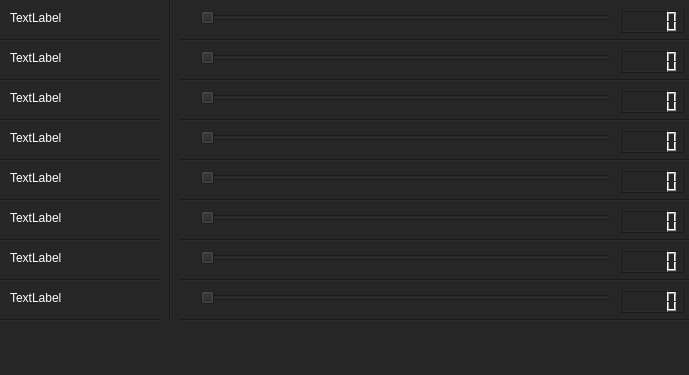
<?xml version="1.0" encoding="UTF-8"?>
<ui version="4.0">
 <class>MainWindow</class>
 <widget class="QMainWindow" name="MainWindow">
  <property name="geometry">
   <rect>
    <x>0</x>
    <y>0</y>
    <width>689</width>
    <height>375</height>
   </rect>
  </property>
  <property name="windowTitle">
   <string>MainWindow</string>
  </property>
  <property name="styleSheet">
   <string notr="true">background-color: rgb(38, 38, 38);
color: rgb(175, 175, 175);</string>
  </property>
  <widget class="QWidget" name="centralwidget">
   <property name="autoFillBackground">
    <bool>false</bool>
   </property>
   <property name="styleSheet">
    <string notr="true">background-color: rgb(38, 38, 38);</string>
   </property>
   <widget class="QLabel" name="AppName3">
    <property name="geometry">
     <rect>
      <x>10</x>
      <y>130</y>
      <width>151</width>
      <height>16</height>
     </rect>
    </property>
    <property name="layoutDirection">
     <enum>Qt::LeftToRight</enum>
    </property>
    <property name="styleSheet">
     <string notr="true">color: rgb(255, 255, 255);</string>
    </property>
    <property name="text">
     <string>TextLabel</string>
    </property>
   </widget>
   <widget class="Line" name="line_5">
    <property name="geometry">
     <rect>
      <x>-10</x>
      <y>150</y>
      <width>831</width>
      <height>20</height>
     </rect>
    </property>
    <property name="orientation">
     <enum>Qt::Horizontal</enum>
    </property>
   </widget>
   <widget class="QLabel" name="AppName4">
    <property name="geometry">
     <rect>
      <x>10</x>
      <y>170</y>
      <width>151</width>
      <height>16</height>
     </rect>
    </property>
    <property name="layoutDirection">
     <enum>Qt::LeftToRight</enum>
    </property>
    <property name="styleSheet">
     <string notr="true">color: rgb(255, 255, 255);</string>
    </property>
    <property name="text">
     <string>TextLabel</string>
    </property>
   </widget>
   <widget class="Line" name="line_3">
    <property name="geometry">
     <rect>
      <x>-10</x>
      <y>70</y>
      <width>831</width>
      <height>20</height>
     </rect>
    </property>
    <property name="orientation">
     <enum>Qt::Horizontal</enum>
    </property>
   </widget>
   <widget class="QLabel" name="AppName6">
    <property name="geometry">
     <rect>
      <x>10</x>
      <y>250</y>
      <width>151</width>
      <height>16</height>
     </rect>
    </property>
    <property name="layoutDirection">
     <enum>Qt::LeftToRight</enum>
    </property>
    <property name="styleSheet">
     <string notr="true">color: rgb(255, 255, 255);</string>
    </property>
    <property name="text">
     <string>TextLabel</string>
    </property>
   </widget>
   <widget class="QSlider" name="AppSlider1">
    <property name="geometry">
     <rect>
      <x>200</x>
      <y>50</y>
      <width>411</width>
      <height>16</height>
     </rect>
    </property>
    <property name="orientation">
     <enum>Qt::Horizontal</enum>
    </property>
   </widget>
   <widget class="QSlider" name="AppSlider7">
    <property name="geometry">
     <rect>
      <x>200</x>
      <y>290</y>
      <width>411</width>
      <height>16</height>
     </rect>
    </property>
    <property name="orientation">
     <enum>Qt::Horizontal</enum>
    </property>
   </widget>
   <widget class="QLabel" name="AppName0">
    <property name="geometry">
     <rect>
      <x>10</x>
      <y>10</y>
      <width>151</width>
      <height>16</height>
     </rect>
    </property>
    <property name="layoutDirection">
     <enum>Qt::LeftToRight</enum>
    </property>
    <property name="styleSheet">
     <string notr="true">color: rgb(255, 255, 255);</string>
    </property>
    <property name="text">
     <string>TextLabel</string>
    </property>
   </widget>
   <widget class="Line" name="line_9">
    <property name="geometry">
     <rect>
      <x>-10</x>
      <y>230</y>
      <width>831</width>
      <height>20</height>
     </rect>
    </property>
    <property name="orientation">
     <enum>Qt::Horizontal</enum>
    </property>
   </widget>
   <widget class="QSlider" name="AppSlider2">
    <property name="geometry">
     <rect>
      <x>200</x>
      <y>90</y>
      <width>411</width>
      <height>16</height>
     </rect>
    </property>
    <property name="orientation">
     <enum>Qt::Horizontal</enum>
    </property>
   </widget>
   <widget class="Line" name="line_8">
    <property name="geometry">
     <rect>
      <x>-10</x>
      <y>310</y>
      <width>831</width>
      <height>20</height>
     </rect>
    </property>
    <property name="orientation">
     <enum>Qt::Horizontal</enum>
    </property>
   </widget>
   <widget class="QLabel" name="AppName2">
    <property name="geometry">
     <rect>
      <x>10</x>
      <y>90</y>
      <width>151</width>
      <height>16</height>
     </rect>
    </property>
    <property name="layoutDirection">
     <enum>Qt::LeftToRight</enum>
    </property>
    <property name="styleSheet">
     <string notr="true">color: rgb(255, 255, 255);</string>
    </property>
    <property name="text">
     <string>TextLabel</string>
    </property>
   </widget>
   <widget class="QSlider" name="AppSlider6">
    <property name="geometry">
     <rect>
      <x>200</x>
      <y>250</y>
      <width>411</width>
      <height>16</height>
     </rect>
    </property>
    <property name="orientation">
     <enum>Qt::Horizontal</enum>
    </property>
   </widget>
   <widget class="Line" name="line_2">
    <property name="geometry">
     <rect>
      <x>-10</x>
      <y>30</y>
      <width>831</width>
      <height>20</height>
     </rect>
    </property>
    <property name="orientation">
     <enum>Qt::Horizontal</enum>
    </property>
   </widget>
   <widget class="Line" name="line_7">
    <property name="geometry">
     <rect>
      <x>-10</x>
      <y>190</y>
      <width>831</width>
      <height>20</height>
     </rect>
    </property>
    <property name="styleSheet">
     <string notr="true">border-color: rgb(255, 255, 255);</string>
    </property>
    <property name="orientation">
     <enum>Qt::Horizontal</enum>
    </property>
   </widget>
   <widget class="QSlider" name="AppSlider5">
    <property name="geometry">
     <rect>
      <x>200</x>
      <y>210</y>
      <width>411</width>
      <height>16</height>
     </rect>
    </property>
    <property name="orientation">
     <enum>Qt::Horizontal</enum>
    </property>
   </widget>
   <widget class="QLabel" name="AppName1">
    <property name="geometry">
     <rect>
      <x>10</x>
      <y>50</y>
      <width>151</width>
      <height>16</height>
     </rect>
    </property>
    <property name="layoutDirection">
     <enum>Qt::LeftToRight</enum>
    </property>
    <property name="styleSheet">
     <string notr="true">color: rgb(255, 255, 255);</string>
    </property>
    <property name="text">
     <string>TextLabel</string>
    </property>
   </widget>
   <widget class="Line" name="line_6">
    <property name="geometry">
     <rect>
      <x>-10</x>
      <y>270</y>
      <width>831</width>
      <height>20</height>
     </rect>
    </property>
    <property name="orientation">
     <enum>Qt::Horizontal</enum>
    </property>
   </widget>
   <widget class="Line" name="line_4">
    <property name="geometry">
     <rect>
      <x>-10</x>
      <y>110</y>
      <width>831</width>
      <height>20</height>
     </rect>
    </property>
    <property name="orientation">
     <enum>Qt::Horizontal</enum>
    </property>
   </widget>
   <widget class="QSlider" name="AppSlider3">
    <property name="geometry">
     <rect>
      <x>200</x>
      <y>130</y>
      <width>411</width>
      <height>16</height>
     </rect>
    </property>
    <property name="orientation">
     <enum>Qt::Horizontal</enum>
    </property>
   </widget>
   <widget class="QSlider" name="AppSlider4">
    <property name="geometry">
     <rect>
      <x>200</x>
      <y>170</y>
      <width>411</width>
      <height>16</height>
     </rect>
    </property>
    <property name="orientation">
     <enum>Qt::Horizontal</enum>
    </property>
   </widget>
   <widget class="QLabel" name="AppName7">
    <property name="geometry">
     <rect>
      <x>10</x>
      <y>290</y>
      <width>151</width>
      <height>16</height>
     </rect>
    </property>
    <property name="layoutDirection">
     <enum>Qt::LeftToRight</enum>
    </property>
    <property name="styleSheet">
     <string notr="true">color: rgb(255, 255, 255);</string>
    </property>
    <property name="text">
     <string>TextLabel</string>
    </property>
   </widget>
   <widget class="QSlider" name="AppSlider0">
    <property name="geometry">
     <rect>
      <x>200</x>
      <y>10</y>
      <width>411</width>
      <height>16</height>
     </rect>
    </property>
    <property name="orientation">
     <enum>Qt::Horizontal</enum>
    </property>
   </widget>
   <widget class="QLabel" name="AppName5">
    <property name="geometry">
     <rect>
      <x>10</x>
      <y>210</y>
      <width>151</width>
      <height>16</height>
     </rect>
    </property>
    <property name="layoutDirection">
     <enum>Qt::LeftToRight</enum>
    </property>
    <property name="styleSheet">
     <string notr="true">color: rgb(255, 255, 255);</string>
    </property>
    <property name="text">
     <string>TextLabel</string>
    </property>
   </widget>
   <widget class="Line" name="line">
    <property name="geometry">
     <rect>
      <x>160</x>
      <y>-20</y>
      <width>20</width>
      <height>341</height>
     </rect>
    </property>
    <property name="orientation">
     <enum>Qt::Vertical</enum>
    </property>
   </widget>
   <widget class="QLCDNumber" name="lcdNumber0">
    <property name="geometry">
     <rect>
      <x>620</x>
      <y>10</y>
      <width>64</width>
      <height>23</height>
     </rect>
    </property>
   </widget>
   <widget class="QLCDNumber" name="lcdNumber1">
    <property name="geometry">
     <rect>
      <x>620</x>
      <y>50</y>
      <width>64</width>
      <height>23</height>
     </rect>
    </property>
   </widget>
   <widget class="QLCDNumber" name="lcdNumber2">
    <property name="geometry">
     <rect>
      <x>620</x>
      <y>90</y>
      <width>64</width>
      <height>23</height>
     </rect>
    </property>
   </widget>
   <widget class="QLCDNumber" name="lcdNumber5">
    <property name="geometry">
     <rect>
      <x>620</x>
      <y>210</y>
      <width>64</width>
      <height>23</height>
     </rect>
    </property>
   </widget>
   <widget class="QLCDNumber" name="lcdNumber3">
    <property name="geometry">
     <rect>
      <x>620</x>
      <y>130</y>
      <width>64</width>
      <height>23</height>
     </rect>
    </property>
   </widget>
   <widget class="QLCDNumber" name="lcdNumber4">
    <property name="geometry">
     <rect>
      <x>620</x>
      <y>170</y>
      <width>64</width>
      <height>23</height>
     </rect>
    </property>
   </widget>
   <widget class="QLCDNumber" name="lcdNumber6">
    <property name="geometry">
     <rect>
      <x>620</x>
      <y>250</y>
      <width>64</width>
      <height>23</height>
     </rect>
    </property>
   </widget>
   <widget class="QLCDNumber" name="lcdNumber7">
    <property name="geometry">
     <rect>
      <x>620</x>
      <y>290</y>
      <width>64</width>
      <height>23</height>
     </rect>
    </property>
   </widget>
  </widget>
  <widget class="QMenuBar" name="menubar">
   <property name="geometry">
    <rect>
     <x>0</x>
     <y>0</y>
     <width>689</width>
     <height>26</height>
    </rect>
   </property>
  </widget>
  <widget class="QStatusBar" name="statusbar"/>
 </widget>
 <resources/>
 <connections/>
</ui>
